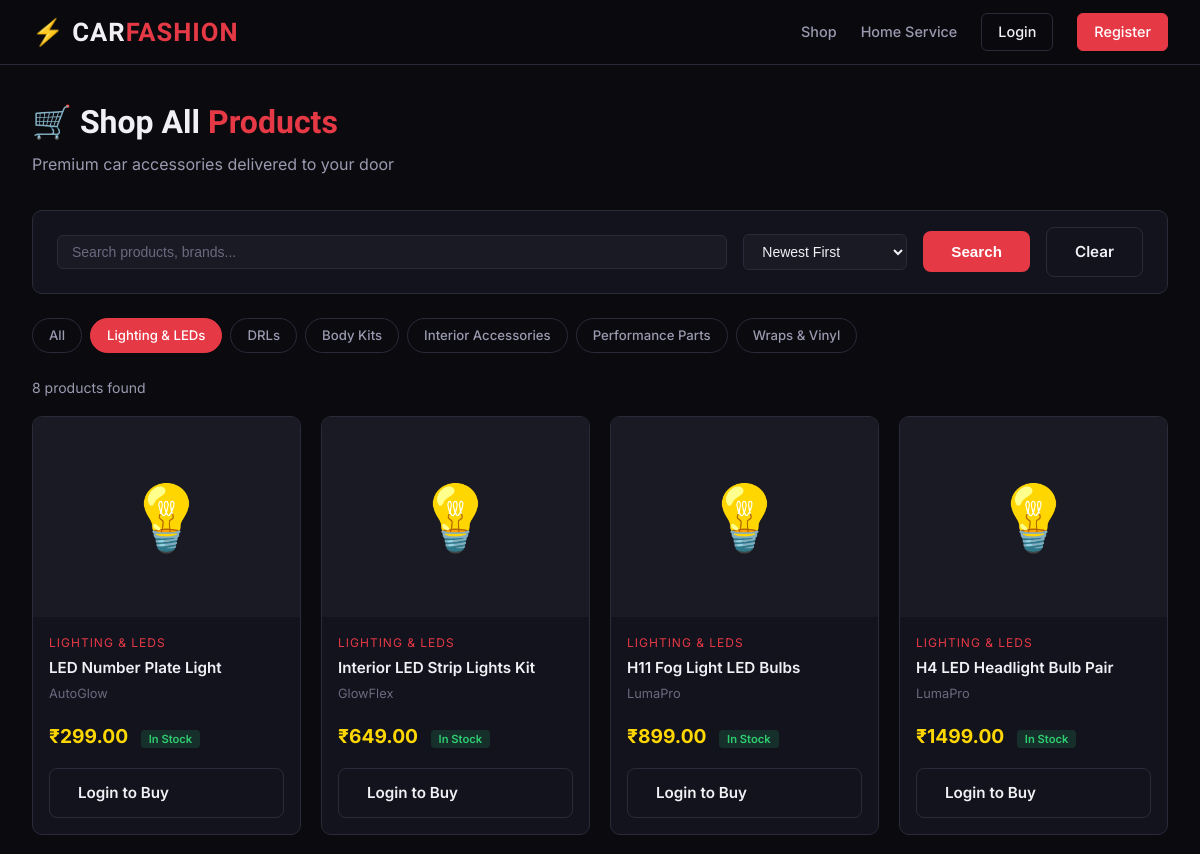
Before: /products/?category=lighting (upper part) with the older database file.
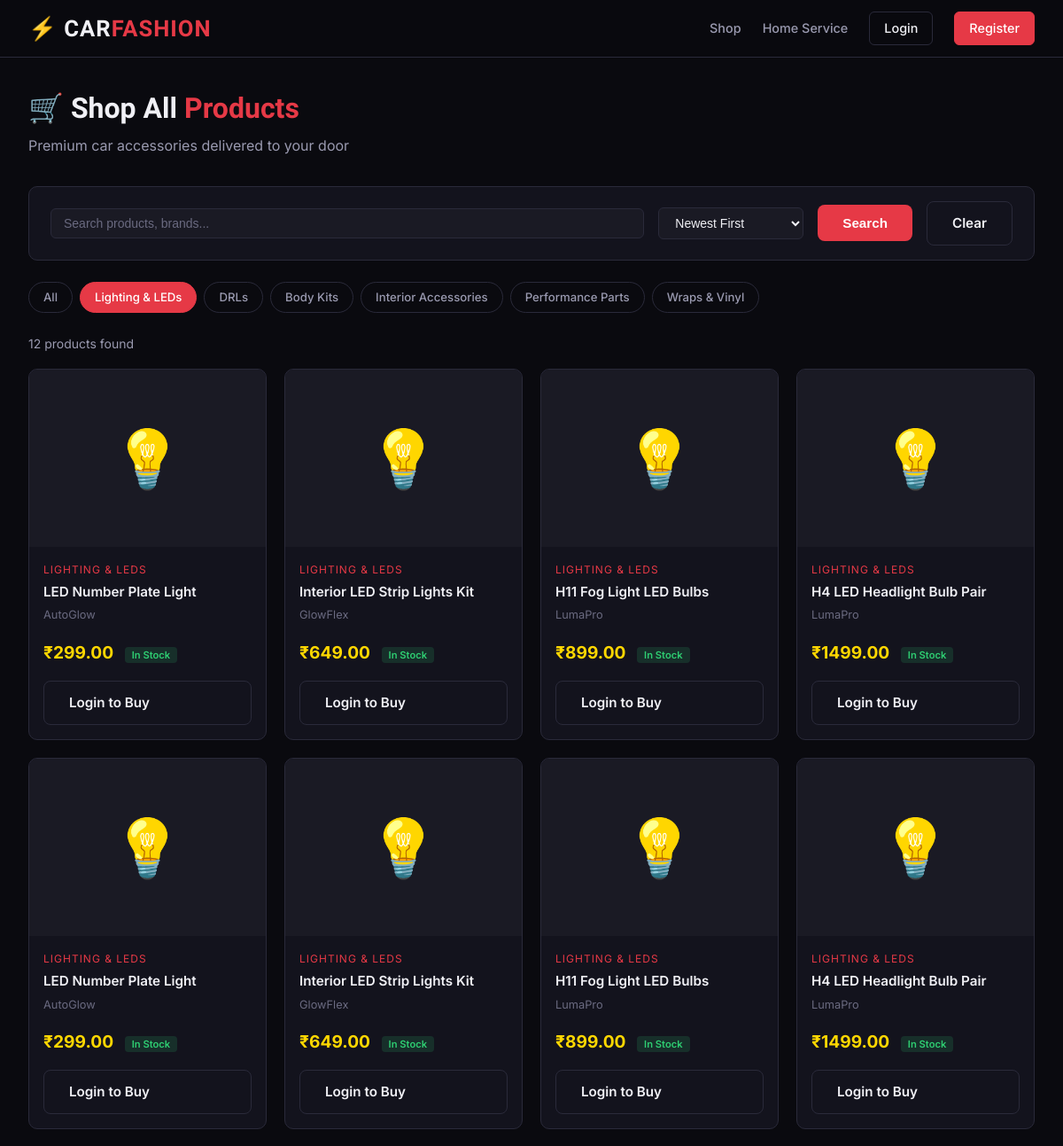
After: the same page with the newer database file.
### store/models.py (models this page shows, shortened)
class Category(models.Model):
    name = models.CharField(max_length=100)
    slug = models.SlugField(unique=True)
    description = models.TextField(blank=True)
    image = models.ImageField(upload_to='categories/', blank=True, null=True)
    class Meta:
        verbose_name_plural = 'Categories'

class Product(models.Model):
    category = models.ForeignKey(Category, on_delete=models.CASCADE, related_name='products')
    name = models.CharField(max_length=200)
    slug = models.SlugField(unique=True)
    description = models.TextField()
    price = models.DecimalField(max_digits=10, decimal_places=2)
    stock = models.PositiveIntegerField(default=0)
    image = models.ImageField(upload_to='products/', blank=True, null=True)
    brand = models.CharField(max_length=100, blank=True)
    is_available = models.BooleanField(default=True)
    is_featured = models.BooleanField(default=False)
    created_at = models.DateTimeField(auto_now_add=True)
    updated_at = models.DateTimeField(auto_now=True)
    @property
    def in_stock(self):
        return self.stock > 0

### store/views.py (the view)
# urls.py: path('products/', views.product_list, name='product_list'),
def product_list(request):
    products = Product.objects.filter(is_available=True)
    categories = Category.objects.all()
    category_slug = request.GET.get('category')
    search_query = request.GET.get('q')
    sort_by = request.GET.get('sort', 'newest')
    if category_slug:
        products = products.filter(category__slug=category_slug)
    if search_query:
        products = products.filter(
            Q(name__icontains=search_query) |
            Q(description__icontains=search_query) |
            Q(brand__icontains=search_query)
        )
    if sort_by == 'price_asc':
        products = products.order_by('price')
    elif sort_by == 'price_desc':
        products = products.order_by('-price')
    else:
        products = products.order_by('-created_at')
    context = {
        'products': products,
        'categories': categories,
        'selected_category': category_slug,
        'search_query': search_query,
        'sort_by': sort_by,
    }
    return render(request, 'store/product_list.html', context)

### store/context_processors.py (called while the page is built)
def cart_count(request):
    count = 0
    if request.user.is_authenticated:
        try:
            cart = Cart.objects.get(user=request.user)
            count = cart.item_count
        except Cart.DoesNotExist:
            pass
    return {'cart_count': count}

### store/templates/store/product_list.html (shortened to what this page needs)
{% extends 'base.html' %}
{% block content %}
<div class="page-header">
  <h1>🛒 Shop All <span style="color:var(--accent)">Products</span></h1>
  <p style="color:var(--text2);">Premium car accessories delivered to your door</p>
</div>
<form method="get" class="filter-bar">
  <input type="text" name="q" value="{{ search_query|default:'' }}" placeholder="Search products, brands...">
  <select name="sort" onchange="this.form.submit()">
    <option value="newest" {% if sort_by == 'newest' %}selected{% endif %}>Newest First</option>
  </select>
  <button type="submit" class="btn btn-red">Search</button>
  {% if search_query or selected_category %}
  <a href="{% url 'product_list' %}" class="btn btn-ghost">Clear</a>
  {% endif %}
</form>
<div class="cat-pills">
  <a href="{% url 'product_list' %}" class="cat-pill {% if not selected_category %}active{% endif %}">All</a>
  {% for category in categories %}
  <a href="?category={{ category.slug }}{% if search_query %}&q={{ search_query }}{% endif %}"
     class="cat-pill {% if selected_category == category.slug %}active{% endif %}">
    {{ category.name }}
  </a>
  {% endfor %}
</div>
{% if products %}
<div style="color:var(--text2); font-size:.875rem; margin-bottom:1rem;">
  {{ products|length }} product{{ products|length|pluralize }} found
</div>
<div class="product-grid">
  {% for product in products %}
  <div class="product-card">
    <a href="{% url 'product_detail' product.slug %}">
      <div class="product-img">
        {% if product.image %}<img src="{{ product.image.url }}" alt="{{ product.name }}">
        {% else %}
          {% if "led" in product.name|lower or "light" in product.name|lower %}💡
          {% elif "drl" in product.name|lower %}🔦
          {% elif "seat" in product.name|lower or "interior" in product.category.name|lower %}🪑
          {% elif "wrap" in product.name|lower %}🎨
          {% else %}🚗{% endif %}
        {% endif %}
      </div>
    </a>
    <div class="product-body">
      <div class="product-category">{{ product.category.name }}</div>
      <a href="{% url 'product_detail' product.slug %}">
        <div class="product-name">{{ product.name }}</div>
      </a>
      {% if product.brand %}<div class="product-brand">{{ product.brand }}</div>{% endif %}
      <div style="margin-top:auto; padding-top:8px;">
        <span class="product-price">₹{{ product.price }}</span>
        {% if product.in_stock %}
          <span class="product-stock-badge in-stock">In Stock</span>
        {% else %}
          <span class="product-stock-badge out-of-stock">Out of Stock</span>
        {% endif %}
      </div>
    </div>
    <div class="product-footer">
      {% if user.is_authenticated %}
        {% if product.in_stock %}
          <a href="{% url 'add_to_cart' product.id %}" class="btn btn-red btn-add">Add to Cart</a>
        {% else %}
          <button class="btn btn-ghost btn-add" disabled style="opacity:.5;">Out of Stock</button>
        {% endif %}
      {% else %}
        <a href="{% url 'login' %}" class="btn btn-ghost btn-add">Login to Buy</a>
      {% endif %}
    </div>
  </div>
  {% endfor %}
</div>
{% endif %}
{% endblock %}

### templates/base.html (shortened to what this page needs)
<!DOCTYPE html>
<html lang="en">
<head>
  {% load static %}
  <link rel="stylesheet" href="{% static 'store/css/main.css' %}">
</head>
<body>
<nav class="navbar">
  <div class="nav-container">
    <a href="{% url 'home' %}" class="nav-brand">
      <span class="brand-icon">⚡</span> CAR<span class="brand-accent">FASHION</span>
    </a>
    <div class="nav-links">
      <a href="{% url 'product_list' %}">Shop</a>
      <a href="{% url 'home_service' %}">Home Service</a>
      {% if user.is_authenticated %}
        <a href="{% url 'order_list' %}">My Orders</a>
        <a href="{% url 'cart' %}" class="cart-link">
          🛒 Cart {% if cart_count %}<span class="cart-badge">{{ cart_count }}</span>{% endif %}
        </a>
        <a href="{% url 'profile' %}" class="btn-nav">{{ user.first_name|default:user.username }}</a>
        <a href="{% url 'logout' %}" class="btn-nav btn-outline">Logout</a>
      {% else %}
        <a href="{% url 'login' %}" class="btn-nav">Login</a>
        <a href="{% url 'register' %}" class="btn-nav btn-primary">Register</a>
      {% endif %}
    </div>
  </div>
</nav>
<main class="main-content">
  {% block content %}{% endblock %}
</main>
</body>
</html>

### static/store/css/main.css (style rules this page uses)
*, *::before, *::after { box-sizing: border-box; margin: 0; padding: 0; }
:root { --bg: #0a0a0f; --bg2: #111118; --bg3: #1a1a24; --card: #13131d; --border: #2a2a3a; --accent: #e63946; --accent2: #ff6b35; --gold: #ffd700; --text: #f0f0f5; --text2: #9a9ab0; --text3: #6a6a80; --green: #2ecc71; --radius: 10px; --shadow: 0 4px 24px rgba(0,0,0,0.5); }
body { font-family: 'Inter', sans-serif; background: var(--bg); color: var(--text); line-height: 1.6; min-height: 100vh; }
a { color: inherit; text-decoration: none; }
.navbar { position: sticky; top: 0; z-index: 1000; background: rgba(10,10,15,0.96); border-bottom: 1px solid var(--border); backdrop-filter: blur(12px); }
.nav-container { max-width: 1280px; margin: 0 auto; padding: 0 2rem; display: flex; align-items: center; justify-content: space-between; height: 64px; }
.nav-brand { font-family: 'Rajdhani', sans-serif; font-size: 1.6rem; font-weight: 700; letter-spacing: 1px; }
.brand-icon { color: var(--gold); }
.brand-accent { color: var(--accent); }
.nav-links { display: flex; align-items: center; gap: 1.5rem; }
.nav-links a { color: var(--text2); font-size: 0.9rem; font-weight: 500; transition: color .2s; }
.btn-nav { padding: 6px 16px; border-radius: 6px; border: 1px solid var(--border); font-size: 0.85rem; transition: all .2s; color: var(--text) !important; }
.btn-primary { background: var(--accent) !important; border-color: var(--accent) !important; color: white !important; }
.main-content { max-width: 1280px; margin: 0 auto; padding: 2rem; min-height: calc(100vh - 64px - 200px); }
.btn { display: inline-flex; align-items: center; gap: 8px; padding: 12px 28px; border-radius: 8px; font-weight: 600; font-size: 0.95rem; cursor: pointer; transition: all .2s; border: none; text-decoration: none; }
.btn-red { background: var(--accent); color: white; }
.btn-ghost { background: transparent; color: var(--text); border: 1px solid var(--border); }
.product-grid { display: grid; grid-template-columns: repeat(auto-fill, minmax(240px, 1fr)); gap: 1.25rem; margin-bottom: 3rem; }
.product-card { background: var(--card); border: 1px solid var(--border); border-radius: var(--radius); overflow: hidden; transition: all .2s; display: flex; flex-direction: column; }
.product-img { aspect-ratio: 4/3; overflow: hidden; background: var(--bg3); display: flex; align-items: center; justify-content: center; font-size: 4rem; }
.product-body { padding: 1rem; flex: 1; display: flex; flex-direction: column; }
.product-category { font-size: 0.75rem; color: var(--accent); text-transform: uppercase; letter-spacing: 1px; margin-bottom: 4px; }
.product-name { font-weight: 600; font-size: 0.95rem; margin-bottom: 4px; color: var(--text); }
.product-brand { font-size: 0.8rem; color: var(--text3); margin-bottom: 8px; }
.product-price { font-size: 1.2rem; font-weight: 700; color: var(--gold); margin-top: auto; }
.product-stock-badge { font-size: 0.7rem; padding: 2px 8px; border-radius: 4px; margin-left: 8px; font-weight: 600; }
.in-stock { background: rgba(46,204,113,0.15); color: var(--green); }
.product-footer { padding: 0 1rem 1rem; }
.btn-add { width: 100%; }
.filter-bar { background: var(--card); border: 1px solid var(--border); border-radius: var(--radius); padding: 1rem 1.5rem; margin-bottom: 1.5rem; display: flex; gap: 1rem; flex-wrap: wrap; align-items: center; }
.filter-bar input, .filter-bar select { background: var(--bg3); border: 1px solid var(--border); color: var(--text); padding: 8px 14px; border-radius: 6px; font-size: 0.875rem; }
.filter-bar input { flex: 1; min-width: 200px; }
.filter-bar input::placeholder { color: var(--text3); }
.cat-pills { display: flex; flex-wrap: wrap; gap: 8px; margin-bottom: 1.5rem; }
.cat-pill { padding: 6px 16px; border-radius: 20px; font-size: 0.825rem; font-weight: 500; border: 1px solid var(--border); color: var(--text2); cursor: pointer; transition: all .2s; }
.cat-pill:hover, .cat-pill.active { background: var(--accent); border-color: var(--accent); color: white; }
.page-header { margin-bottom: 2rem; }
.page-header h1 { font-family: 'Rajdhani', sans-serif; font-size: 2rem; font-weight: 700; }
.page-header p { color: var(--text2); margin-top: 4px; }

Changed rows visible on the page:
added Product: category.name "LIGHTING & LEDS", name "LED Number Plate Light", brand "AutoGlow", price "299.00", stock "In Stock"
added Product: category.name "LIGHTING & LEDS", name "Interior LED Strip Lights Kit", brand "GlowFlex", price "649.00", stock "In Stock"
added Product: category.name "LIGHTING & LEDS", name "H11 Fog Light LED Bulbs", brand "LumaPro", price "899.00", stock "In Stock"
added Product: category.name "LIGHTING & LEDS", name "H4 LED Headlight Bulb Pair", brand "LumaPro", price "1499.00", stock "In Stock"
Other visible differences:
{{ products|length }}: "8" → "12"
